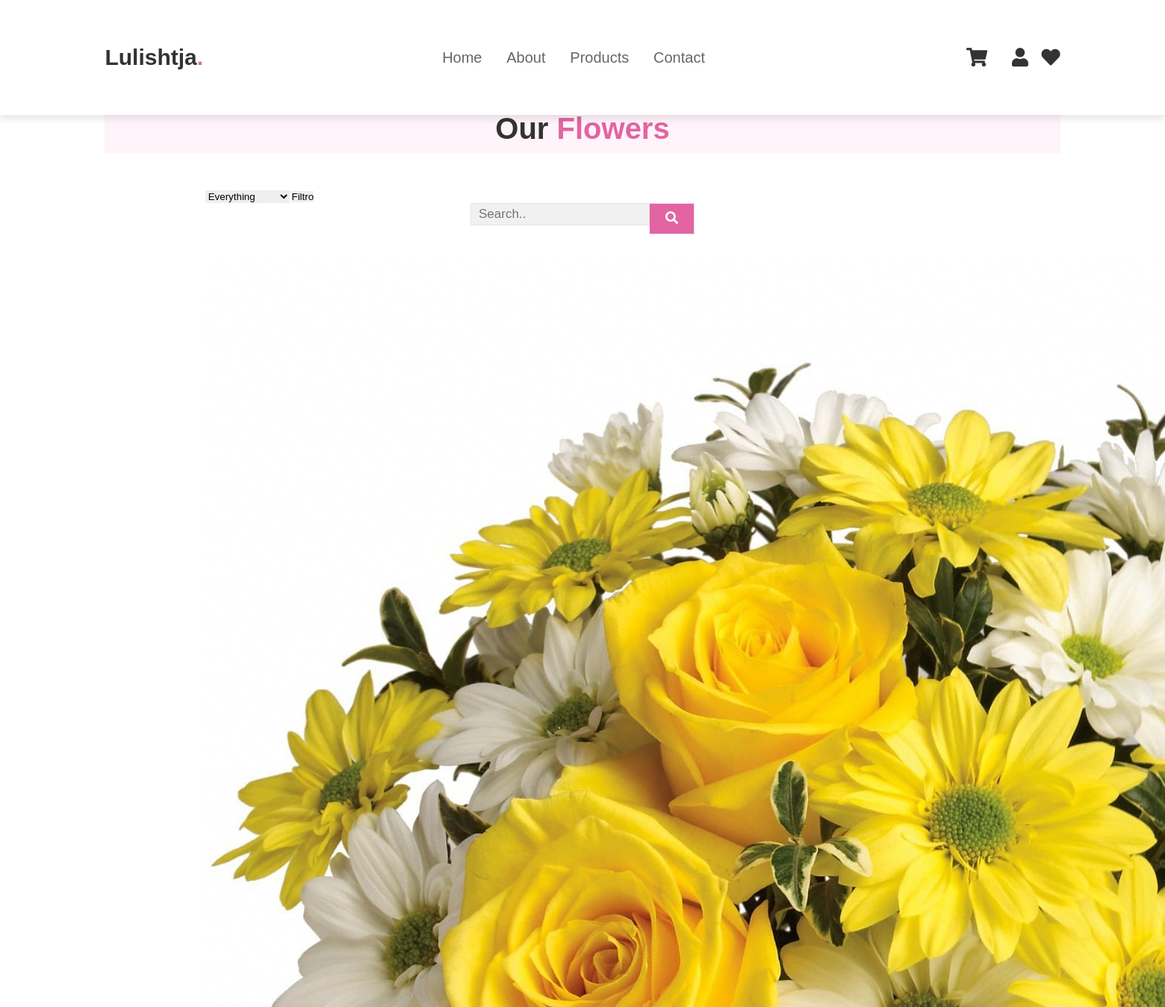
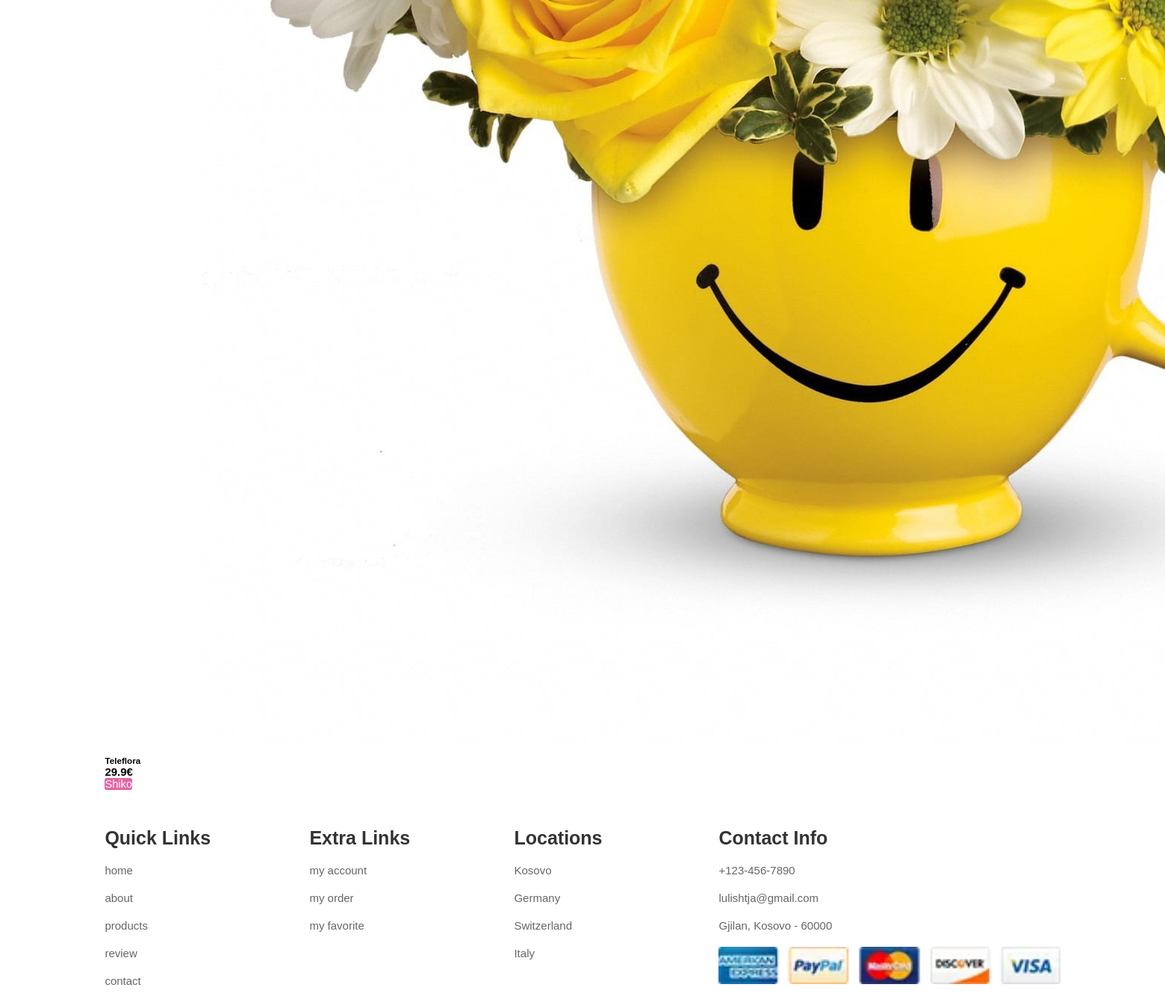
Screenshot of /pages/products.php with the database file from the repository (2 pictures, top to bottom).
### tables this page shows
CREATE TABLE `products` (
  `id` int(11) NOT NULL,
  `emri` varchar(255) NOT NULL,
  `cmimi` float NOT NULL,
  `pershkrimi` text NOT NULL,
  `sasia` int(11) NOT NULL,
  `kategoria` varchar(255) DEFAULT NULL,
  `image` varchar(255) NOT NULL,
  `admin_id` int(11) NOT NULL,
  `prodhuesi` varchar(255) DEFAULT NULL,
  `is_promoted` smallint(1) NOT NULL DEFAULT 0
);

### logic/Database.php (called while the page is built, shortened)
<?php
class DatabaseConfig {
    private $connection;
    private $host = "localhost";
    private $dbname = "lulishtja";
    protected function getConnection(){
        return $this->connection;
    }
    private function createConnection(){
        try {
            $this->connection = new PDO("mysql:host=$this->host;dbname=$this->dbname", "root", "");
        } catch (PDOException $e) {
            print "Error!: " . $e->getMessage() . "<br/>";
            die();
        }
    }
}

### logic/ProductMapper.php (called while the page is built, shortened)
<?php
require_once "Database.php";
class ProductMapper extends DatabaseConfig {
    private $connection;
    public function __construct(){
        $this->connection = $this->getConnection();
    }
    public function getAllProducts(){
        $this->query = "select * from products order by id desc";
        $statement = $this->connection->prepare($this->query);
        $statement->execute();
        $result = $statement->fetchAll(PDO::FETCH_ASSOC);
        return $result;
    }
}

### pages/products.php (the view, shortened to what this page needs)
<?php
include '../components/header.php';
include_once '../logic/ProductMapper.php';
$mapper = new ProductMapper();
$products = $mapper->getAllProducts();
if(isset($_GET['filter'])&&$_GET['filter']=='price-low-to-high'){
    $products = $mapper->getPriceLowToHigh();
}
else if(isset($_GET['filter'])&&$_GET['filter']=='price-high-to-low'){
    $products=$mapper->getPriceHighToLow();
}
else if(isset($_GET['filter'])&&$_GET['filter']=='name-A-Z'){
    $products=$mapper->getNameAtoZ();
}
else if(isset($_GET['filter'])&&$_GET['filter']=='name-Z-A'){
    $products=$mapper->getNameZtoA();
}
else if(isset($_GET['filter'])&&$_GET['filter']=='newest'){
    $products=$mapper->getNewest();
}
else if(isset($_GET['filter'])&&$_GET['filter']=='oldest'){
    $products=$mapper->getOldest();
}
else if(isset($_GET['filter'])&&$_GET['filter']=='all'){
    $products=$mapper->getAllProducts();
}
else{
    $products= $mapper->getAllProducts();
}
?>
<section style="margin-top: 100px;" class="products" id="products">
    <h1 class="heading"> Our <span>Flowers</span> </h1>
    <main id="main">
    <div id="product-filter">
        <form method="GET" action="<?=$_SERVER['PHP_SELF']?>">
            <select name="filter">
                <option value="all">Everything</option>
            </select>
            <input type="submit" value="Filtro">
        </form>
    </div>
    <div class="search" style="margin:auto;max-width:300px; margin-bottom: 30px;">
        <input type="text" placeholder="Search.." name="search2">
        <button type="submit"><i class="fa fa-search"></i></button>
    </div>
    <div class="box-container">
        <?php foreach($products as $product){$pid=$product['id'];}?>
        <div>
            <a href="<?php echo "view-product.php?pid=$pid"?>"><img src="<?php echo $product['image'];?>"></a>
        </div>
        <div>
            <h3><?php echo $product['emri']?></h3>
            <h2><?php echo $product['cmimi']?>&euro;</h2>
            <a class="button" href="<?php echo "view-product.php?pid=$pid"?>">Shiko</a>
        </div>
    </div>
</section>
<?php
include '../components/footer.php';
?>

### css/style.css (style rules this page uses)
:root { --col:#e264a3; }
* { margin:0; padding:0; box-sizing: border-box; font-family: Verdana, Geneva, Tahoma, sans-serif; outline: none; border:none; text-decoration: none; }
html { font-size: 62.5%; scroll-behavior: smooth; scroll-padding-top: 6rem; overflow-x: hidden; }
section { padding:2rem 9%; }
.heading { text-align: center; font-size: 4rem; color:#333; padding:1rem; margin:2rem 0; background:rgba(255, 51, 153,.05); }
.heading span { color:var(--col); }
.products .box-container { display: flex; flex-wrap: wrap; gap:1.5rem; }
.search input[type=text] { padding: 10px; font-size: 17px; border: 1px solid #e5e5e5;; float: left; width: 80%; background: #f1f1f1; }
.search button { float: left; width: 20%; padding: 10px; background: var(--col); color: white; font-size: 17px; border: 1px solid #e5e5e5;; border-left: none; cursor: pointer; }
.search::after { content: ""; clear: both; display: table; }
a { text-decoration: none; }
.button { background-color: #e264a3; color: white; border-radius: 3px; font-size: 11pt; }
#main { min-height: 60vh; width:100%; }
#box-right input[type=email], input[type=text] { height: 30px; border: 1px solid #a0a0a0; border-radius: 2px; padding-left: 5px; }
#product-filter { max-width: 79%; margin: auto; margin-top: 50px; }

### rows the page displays
products: image (picture), emri "Teleflora", cmimi "29.9"
